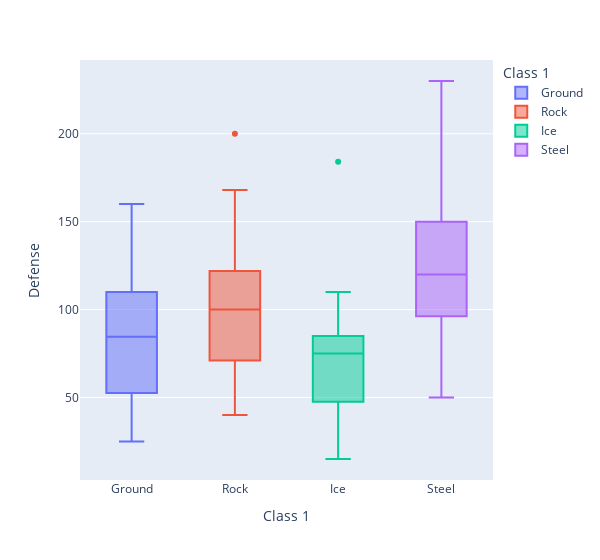

The notebook cell this image was saved under:
### Code cell
px.box(df, y='Defense', x='Class 1', color='Class 1', width= 600)

### Figure 1 — Plotly figure (JSON) as saved in the notebook; plotly's stock layout.template omitted (floating-point values rounded to 4 significant figures)
{"data": [{"alignmentgroup": "True", "hovertemplate": "Class 1=%{x}<br>Defense=%{y}<extra></extra>", "legendgroup": "Ground", "marker": {"color": "#636efa"}, "name": "Ground", "notched": false, "offsetgroup": "Ground", "orientation": "v", "showlegend": true, "type": "box", "x": ["Ground", "Ground", "Ground", "Ground", "Ground", "Ground", "Ground", "Ground", "Ground", "Ground", "Ground", "Ground", "Ground", "Ground", "Ground", "Ground", "Ground", "Ground", "Ground", "Ground", "Ground", "Ground", "Ground", "Ground", "Ground", "Ground", "Ground", "Ground", "Ground", "Ground", "Ground", "Ground"], "x0": " ", "xaxis": "x", "y": [85, 110, 25, 50, 95, 110, 95, 120, 105, 60, 120, 45, 50, 80, 55, 105, 140, 160, 78, 118, 130, 125, 40, 60, 35, 45, 80, 84, 50, 80, 90, 90], "y0": " ", "yaxis": "y"}, {"alignmentgroup": "True", "hovertemplate": "Class 1=%{x}<br>Defense=%{y}<extra></extra>", "legendgroup": "Rock", "marker": {"color": "#EF553B"}, "name": "Rock", "notched": false, "offsetgroup": "Rock", "orientation": "v", "showlegend": true, "type": "box", "x": ["Rock", "Rock", "Rock", "Rock", "Rock", "Rock", "Rock", "Rock", "Rock", "Rock", "Rock", "Rock", "Rock", "Rock", "Rock", "Rock", "Rock", "Rock", "Rock", "Rock", "Rock", "Rock", "Rock", "Rock", "Rock", "Rock", "Rock", "Rock", "Rock", "Rock", "Rock", "Rock", "Rock", "Rock", "Rock", "Rock", "Rock", "Rock", "Rock", "Rock", "Rock", "Rock", "Rock", "Rock"], "x0": " ", "xaxis": "x", "y": [100, 115, 130, 160, 100, 125, 90, 105, 65, 85, 115, 50, 70, 110, 150, 135, 65, 85, 77, 97, 50, 100, 200, 40, 60, 118, 168, 95, 145, 85, 105, 130, 45, 65, 90, 67, 115, 77, 119, 50, 72, 150, 150, 110], "y0": " ", "yaxis": "y"}, {"alignmentgroup": "True", "hovertemplate": "Class 1=%{x}<br>Defense=%{y}<extra></extra>", "legendgroup": "Ice", "marker": {"color": "#00cc96"}, "name": "Ice", "notched": false, "offsetgroup": "Ice", "orientation": "v", "showlegend": true, "type": "box", "x": ["Ice", "Ice", "Ice", "Ice", "Ice", "Ice", "Ice", "Ice", "Ice", "Ice", "Ice", "Ice", "Ice", "Ice", "Ice", "Ice", "Ice", "Ice", "Ice", "Ice", "Ice", "Ice", "Ice", "Ice"], "x0": " ", "xaxis": "x", "y": [35, 100, 40, 80, 45, 15, 50, 80, 80, 50, 70, 90, 100, 110, 80, 70, 50, 65, 85, 40, 80, 30, 85, 184], "y0": " ", "yaxis": "y"}, {"alignmentgroup": "True", "hovertemplate": "Class 1=%{x}<br>Defense=%{y}<extra></extra>", "legendgroup": "Steel", "marker": {"color": "#ab63fa"}, "name": "Steel", "notched": false, "offsetgroup": "Steel", "orientation": "v", "showlegend": true, "type": "box", "x": ["Steel", "Steel", "Steel", "Steel", "Steel", "Steel", "Steel", "Steel", "Steel", "Steel", "Steel", "Steel", "Steel", "Steel", "Steel", "Steel", "Steel", "Steel", "Steel", "Steel", "Steel", "Steel", "Steel", "Steel", "Steel", "Steel", "Steel"], "x0": " ", "xaxis": "x", "y": [200, 230, 140, 85, 125, 100, 140, 180, 230, 80, 100, 130, 150, 150, 100, 86, 116, 120, 70, 95, 115, 129, 100, 150, 50, 150, 91], "y0": " ", "yaxis": "y"}], "layout": {"boxmode": "overlay", "legend": {"title": {"text": "Class 1"}, "tracegroupgap": 0}, "margin": {"t": 60}, "width": 600, "xaxis": {"anchor": "y", "categoryarray": ["Ground", "Rock", "Ice", "Steel"], "categoryorder": "array", "domain": [0, 1], "title": {"text": "Class 1"}}, "yaxis": {"anchor": "x", "domain": [0, 1], "title": {"text": "Defense"}}}}
